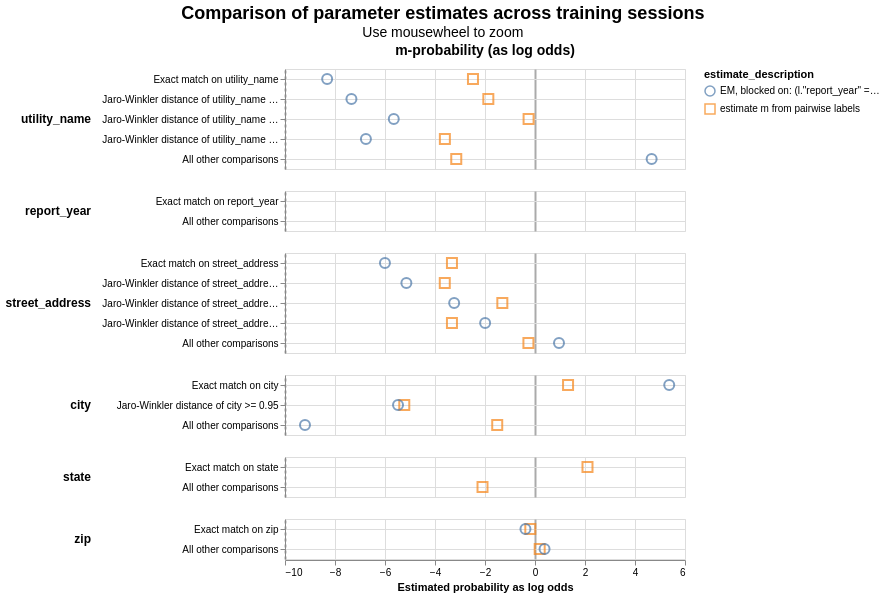

The cell this chart's notebook holds for it:
### Markdown cell above
This chart compares m values from different training sessions. The EM (blue circles) is unsupervised, the orange squares the labeled data training run. The m values are the proportion of records falling into each ComparisonLevel amongst truly matching records, so I think it makes sense that the unsupervised run is more pessimistic, because it's assuming that "weird matches" are not truly matching records. Maybe that's a half baked thought, this chart is a little hard to infer anything from. Ignore report_year here as we're only using it for blockign.

### Code cell
linker.visualisations.parameter_estimate_comparisons_chart()

### Figure 1 — Vega-Lite specification as saved in the notebook (floating-point values rounded to 4 significant figures)
{"config": {"view": {"continuousWidth": 400, "continuousHeight": 300}, "title": {"anchor": "middle", "fontSize": 18, "subtitleFontSize": 14}}, "data": {"name": "data-86ff450db68b1d7ad4f8306c5d4b0ad0"}, "mark": {"type": "point", "filled": false, "opacity": 0.7, "size": 100}, "encoding": {"color": {"field": "estimate_description", "type": "nominal"}, "column": {"align": "each", "field": "col_header", "header": {"labelFontSize": 14, "labelFontWeight": "bold"}, "title": null, "type": "nominal"}, "row": {"align": "each", "field": "comparison_name", "header": {"labelAlign": "left", "labelAnchor": "middle", "labelAngle": 0, "labelFontSize": 12, "labelFontWeight": "bold"}, "sort": {"field": "comparison_sort_order"}, "title": null, "type": "nominal"}, "shape": {"field": "estimate_description", "scale": {"range": ["circle", "square", "triangle", "diamond"]}, "type": "nominal"}, "tooltip": [{"field": "comparison_name", "type": "nominal"}, {"field": "estimate_description", "type": "nominal"}, {"field": "estimated_probability", "type": "quantitative"}], "x": {"axis": {"gridColor": {"condition": {"test": "abs(datum.value / 10)  <= 1 & datum.value % 10 === 0", "value": "#aaa"}, "value": "#ddd"}, "gridDash": {"condition": {"test": "abs(datum.value / 10) == 1", "value": [3]}, "value": null}, "gridWidth": {"condition": {"test": "abs(datum.value / 10)  <= 1 & datum.value % 10 === 0", "value": 2}, "value": 1}}, "field": "estimated_probability_as_log_odds", "title": "Estimated probability as log odds", "type": "quantitative"}, "y": {"axis": {"grid": true, "title": null}, "field": "comparison_level_label", "sort": {"field": "comparison_vector_value", "order": "descending"}, "type": "nominal"}}, "params": [{"name": "mouse_zoom", "select": {"type": "interval", "encodings": ["x"]}, "bind": "scales"}], "resolve": {"scale": {"y": "independent"}}, "title": {"text": "Comparison of parameter estimates across training sessions", "subtitle": "Use mousewheel to zoom"}, "transform": [{"calculate": "datum.m_or_u + '-probability (as log odds)'", "as": "col_header"}], "$schema": "https://vega.github.io/schema/vega-lite/v5.9.3.json", "datasets": {"data-86ff450db68b1d7ad4f8306c5d4b0ad0": [{"m_or_u": "m", "estimated_probability": 0.1519, "estimate_description": "estimate m from pairwise labels", "estimated_probability_as_log_odds": -2.481, "sql_condition": "\"utility_name_l\" = \"utility_name_r\"", "comparison_level_label": "Exact match on utility_name", "comparison_vector_value": 4, "comparison_name": "utility_name", "comparison_sort_order": 0}, {"m_or_u": "m", "estimated_probability": 0.003133, "estimate_description": "EM, blocked on: (l.\"report_year\" = r.\"report_year\") AND (l.\"state\" = r.\"state\")", "estimated_probability_as_log_odds": -8.314, "sql_condition": "\"utility_name_l\" = \"utility_name_r\"", "comparison_level_label": "Exact match on utility_name", "comparison_vector_value": 4, "comparison_name": "utility_name", "comparison_sort_order": 0}, {"m_or_u": "m", "estimated_probability": 0.2152, "estimate_description": "estimate m from pairwise labels", "estimated_probability_as_log_odds": -1.867, "sql_condition": "jaro_winkler_similarity(\"utility_name_l\", \"utility_name_r\") >= 0.97", "comparison_level_label": "Jaro-Winkler distance of utility_name >= 0.97", "comparison_vector_value": 3, "comparison_name": "utility_name", "comparison_sort_order": 0}, {"m_or_u": "m", "estimated_probability": 0.006122, "estimate_description": "EM, blocked on: (l.\"report_year\" = r.\"report_year\") AND (l.\"state\" = r.\"state\")", "estimated_probability_as_log_odds": -7.343, "sql_condition": "jaro_winkler_similarity(\"utility_name_l\", \"utility_name_r\") >= 0.97", "comparison_level_label": "Jaro-Winkler distance of utility_name >= 0.97", "comparison_vector_value": 3, "comparison_name": "utility_name", "comparison_sort_order": 0}, {"m_or_u": "m", "estimated_probability": 0.4557, "estimate_description": "estimate m from pairwise labels", "estimated_probability_as_log_odds": -0.2563, "sql_condition": "jaro_winkler_similarity(\"utility_name_l\", \"utility_name_r\") >= 0.93", "comparison_level_label": "Jaro-Winkler distance of utility_name >= 0.93", "comparison_vector_value": 2, "comparison_name": "utility_name", "comparison_sort_order": 0}, {"m_or_u": "m", "estimated_probability": 0.01954, "estimate_description": "EM, blocked on: (l.\"report_year\" = r.\"report_year\") AND (l.\"state\" = r.\"state\")", "estimated_probability_as_log_odds": -5.649, "sql_condition": "jaro_winkler_similarity(\"utility_name_l\", \"utility_name_r\") >= 0.93", "comparison_level_label": "Jaro-Winkler distance of utility_name >= 0.93", "comparison_vector_value": 2, "comparison_name": "utility_name", "comparison_sort_order": 0}, {"m_or_u": "m", "estimated_probability": 0.07595, "estimate_description": "estimate m from pairwise labels", "estimated_probability_as_log_odds": -3.605, "sql_condition": "jaro_winkler_similarity(\"utility_name_l\", \"utility_name_r\") >= 0.88", "comparison_level_label": "Jaro-Winkler distance of utility_name >= 0.88", "comparison_vector_value": 1, "comparison_name": "utility_name", "comparison_sort_order": 0}, {"m_or_u": "m", "estimated_probability": 0.009122, "estimate_description": "EM, blocked on: (l.\"report_year\" = r.\"report_year\") AND (l.\"state\" = r.\"state\")", "estimated_probability_as_log_odds": -6.763, "sql_condition": "jaro_winkler_similarity(\"utility_name_l\", \"utility_name_r\") >= 0.88", "comparison_level_label": "Jaro-Winkler distance of utility_name >= 0.88", "comparison_vector_value": 1, "comparison_name": "utility_name", "comparison_sort_order": 0}, {"m_or_u": "m", "estimated_probability": 0.1013, "estimate_description": "estimate m from pairwise labels", "estimated_probability_as_log_odds": -3.15, "sql_condition": "ELSE", "comparison_level_label": "All other comparisons", "comparison_vector_value": 0, "comparison_name": "utility_name", "comparison_sort_order": 0}, {"m_or_u": "m", "estimated_probability": 0.9621, "estimate_description": "EM, blocked on: (l.\"report_year\" = r.\"report_year\") AND (l.\"state\" = r.\"state\")", "estimated_probability_as_log_odds": 4.665, "sql_condition": "ELSE", "comparison_level_label": "All other comparisons", "comparison_vector_value": 0, "comparison_name": "utility_name", "comparison_sort_order": 0}, {"m_or_u": "m", "estimated_probability": 1.0, "estimate_description": "estimate m from pairwise labels", "estimated_probability_as_log_odds": null, "sql_condition": "\"report_year_l\" = \"report_year_r\"", "comparison_level_label": "Exact match on report_year", "comparison_vector_value": 1, "comparison_name": "report_year", "comparison_sort_order": 1}, {"m_or_u": "m", "estimated_probability": "level not observed in training dataset", "estimate_description": "estimate m from pairwise labels", "estimated_probability_as_log_odds": null, "sql_condition": "ELSE", "comparison_level_label": "All other comparisons", "comparison_vector_value": 0, "comparison_name": "report_year", "comparison_sort_order": 1}, {"m_or_u": "m", "estimated_probability": 0.09091, "estimate_description": "estimate m from pairwise labels", "estimated_probability_as_log_odds": -3.322, "sql_condition": "\"street_address_l\" = \"street_address_r\"", "comparison_level_label": "Exact match on street_address", "comparison_vector_value": 4, "comparison_name": "street_address", "comparison_sort_order": 2}, {"m_or_u": "m", "estimated_probability": 0.01536, "estimate_description": "EM, blocked on: (l.\"report_year\" = r.\"report_year\") AND (l.\"state\" = r.\"state\")", "estimated_probability_as_log_odds": -6.002, "sql_condition": "\"street_address_l\" = \"street_address_r\"", "comparison_level_label": "Exact match on street_address", "comparison_vector_value": 4, "comparison_name": "street_address", "comparison_sort_order": 2}, {"m_or_u": "m", "estimated_probability": 0.07576, "estimate_description": "estimate m from pairwise labels", "estimated_probability_as_log_odds": -3.609, "sql_condition": "jaro_winkler_similarity(\"street_address_l\", \"street_address_r\") >= 0.97", "comparison_level_label": "Jaro-Winkler distance of street_address >= 0.97", "comparison_vector_value": 3, "comparison_name": "street_address", "comparison_sort_order": 2}, {"m_or_u": "m", "estimated_probability": 0.02749, "estimate_description": "EM, blocked on: (l.\"report_year\" = r.\"report_year\") AND (l.\"state\" = r.\"state\")", "estimated_probability_as_log_odds": -5.145, "sql_condition": "jaro_winkler_similarity(\"street_address_l\", \"street_address_r\") >= 0.97", "comparison_level_label": "Jaro-Winkler distance of street_address >= 0.97", "comparison_vector_value": 3, "comparison_name": "street_address", "comparison_sort_order": 2}, {"m_or_u": "m", "estimated_probability": 0.2879, "estimate_description": "estimate m from pairwise labels", "estimated_probability_as_log_odds": -1.307, "sql_condition": "jaro_winkler_similarity(\"street_address_l\", \"street_address_r\") >= 0.92", "comparison_level_label": "Jaro-Winkler distance of street_address >= 0.92", "comparison_vector_value": 2, "comparison_name": "street_address", "comparison_sort_order": 2}, {"m_or_u": "m", "estimated_probability": 0.09611, "estimate_description": "EM, blocked on: (l.\"report_year\" = r.\"report_year\") AND (l.\"state\" = r.\"state\")", "estimated_probability_as_log_odds": -3.233, "sql_condition": "jaro_winkler_similarity(\"street_address_l\", \"street_address_r\") >= 0.92", "comparison_level_label": "Jaro-Winkler distance of street_address >= 0.92", "comparison_vector_value": 2, "comparison_name": "street_address", "comparison_sort_order": 2}, {"m_or_u": "m", "estimated_probability": 0.09091, "estimate_description": "estimate m from pairwise labels", "estimated_probability_as_log_odds": -3.322, "sql_condition": "jaro_winkler_similarity(\"street_address_l\", \"street_address_r\") >= 0.85", "comparison_level_label": "Jaro-Winkler distance of street_address >= 0.85", "comparison_vector_value": 1, "comparison_name": "street_address", "comparison_sort_order": 2}, {"m_or_u": "m", "estimated_probability": 0.2006, "estimate_description": "EM, blocked on: (l.\"report_year\" = r.\"report_year\") AND (l.\"state\" = r.\"state\")", "estimated_probability_as_log_odds": -1.995, "sql_condition": "jaro_winkler_similarity(\"street_address_l\", \"street_address_r\") >= 0.85", "comparison_level_label": "Jaro-Winkler distance of street_address >= 0.85", "comparison_vector_value": 1, "comparison_name": "street_address", "comparison_sort_order": 2}, {"m_or_u": "m", "estimated_probability": 0.4545, "estimate_description": "estimate m from pairwise labels", "estimated_probability_as_log_odds": -0.263, "sql_condition": "ELSE", "comparison_level_label": "All other comparisons", "comparison_vector_value": 0, "comparison_name": "street_address", "comparison_sort_order": 2}, {"m_or_u": "m", "estimated_probability": 0.6605, "estimate_description": "EM, blocked on: (l.\"report_year\" = r.\"report_year\") AND (l.\"state\" = r.\"state\")", "estimated_probability_as_log_odds": 0.9599, "sql_condition": "ELSE", "comparison_level_label": "All other comparisons", "comparison_vector_value": 0, "comparison_name": "street_address", "comparison_sort_order": 2}, {"m_or_u": "m", "estimated_probability": 0.7143, "estimate_description": "estimate m from pairwise labels", "estimated_probability_as_log_odds": 1.322, "sql_condition": "\"city_l\" = \"city_r\"", "comparison_level_label": "Exact match on city", "comparison_vector_value": 2, "comparison_name": "city", "comparison_sort_order": 3}, {"m_or_u": "m", "estimated_probability": 0.9764, "estimate_description": "EM, blocked on: (l.\"report_year\" = r.\"report_year\") AND (l.\"state\" = r.\"state\")", "estimated_probability_as_log_odds": 5.369, "sql_condition": "\"city_l\" = \"city_r\"", "comparison_level_label": "Exact match on city", "comparison_vector_value": 2, "comparison_name": "city", "comparison_sort_order": 3}, {"m_or_u": "m", "estimated_probability": 0.02597, "estimate_description": "estimate m from pairwise labels", "estimated_probability_as_log_odds": -5.229, "sql_condition": "jaro_winkler_similarity(\"city_l\", \"city_r\") >= 0.95", "comparison_level_label": "Jaro-Winkler distance of city >= 0.95", "comparison_vector_value": 1, "comparison_name": "city", "comparison_sort_order": 3}, {"m_or_u": "m", "estimated_probability": 0.02193, "estimate_description": "EM, blocked on: (l.\"report_year\" = r.\"report_year\") AND (l.\"state\" = r.\"state\")", "estimated_probability_as_log_odds": -5.479, "sql_condition": "jaro_winkler_similarity(\"city_l\", \"city_r\") >= 0.95", "comparison_level_label": "Jaro-Winkler distance of city >= 0.95", "comparison_vector_value": 1, "comparison_name": "city", "comparison_sort_order": 3}, {"m_or_u": "m", "estimated_probability": 0.2597, "estimate_description": "estimate m from pairwise labels", "estimated_probability_as_log_odds": -1.511, "sql_condition": "ELSE", "comparison_level_label": "All other comparisons", "comparison_vector_value": 0, "comparison_name": "city", "comparison_sort_order": 3}, {"m_or_u": "m", "estimated_probability": 0.001697, "estimate_description": "EM, blocked on: (l.\"report_year\" = r.\"report_year\") AND (l.\"state\" = r.\"state\")", "estimated_probability_as_log_odds": -9.201, "sql_condition": "ELSE", "comparison_level_label": "All other comparisons", "comparison_vector_value": 0, "comparison_name": "city", "comparison_sort_order": 3}, {"m_or_u": "m", "estimated_probability": 0.8108, "estimate_description": "estimate m from pairwise labels", "estimated_probability_as_log_odds": 2.1, "sql_condition": "\"state_l\" = \"state_r\"", "comparison_level_label": "Exact match on state", "comparison_vector_value": 1, "comparison_name": "state", "comparison_sort_order": 4}, {"m_or_u": "m", "estimated_probability": 0.1892, "estimate_description": "estimate m from pairwise labels", "estimated_probability_as_log_odds": -2.1, "sql_condition": "ELSE", "comparison_level_label": "All other comparisons", "comparison_vector_value": 0, "comparison_name": "state", "comparison_sort_order": 4}, {"m_or_u": "m", "estimated_probability": 0.4675, "estimate_description": "estimate m from pairwise labels", "estimated_probability_as_log_odds": -0.1876, "sql_condition": "\"zip_l\" = \"zip_r\"", "comparison_level_label": "Exact match on zip", "comparison_vector_value": 1, "comparison_name": "zip", "comparison_sort_order": 5}, {"m_or_u": "m", "estimated_probability": 0.4342, "estimate_description": "EM, blocked on: (l.\"report_year\" = r.\"report_year\") AND (l.\"state\" = r.\"state\")", "estimated_probability_as_log_odds": -0.3821, "sql_condition": "\"zip_l\" = \"zip_r\"", "comparison_level_label": "Exact match on zip", "comparison_vector_value": 1, "comparison_name": "zip", "comparison_sort_order": 5}, {"m_or_u": "m", "estimated_probability": 0.5325, "estimate_description": "estimate m from pairwise labels", "estimated_probability_as_log_odds": 0.1876, "sql_condition": "ELSE", "comparison_level_label": "All other comparisons", "comparison_vector_value": 0, "comparison_name": "zip", "comparison_sort_order": 5}, {"m_or_u": "m", "estimated_probability": 0.5658, "estimate_description": "EM, blocked on: (l.\"report_year\" = r.\"report_year\") AND (l.\"state\" = r.\"state\")", "estimated_probability_as_log_odds": 0.3821, "sql_condition": "ELSE", "comparison_level_label": "All other comparisons", "comparison_vector_value": 0, "comparison_name": "zip", "comparison_sort_order": 5}]}}
